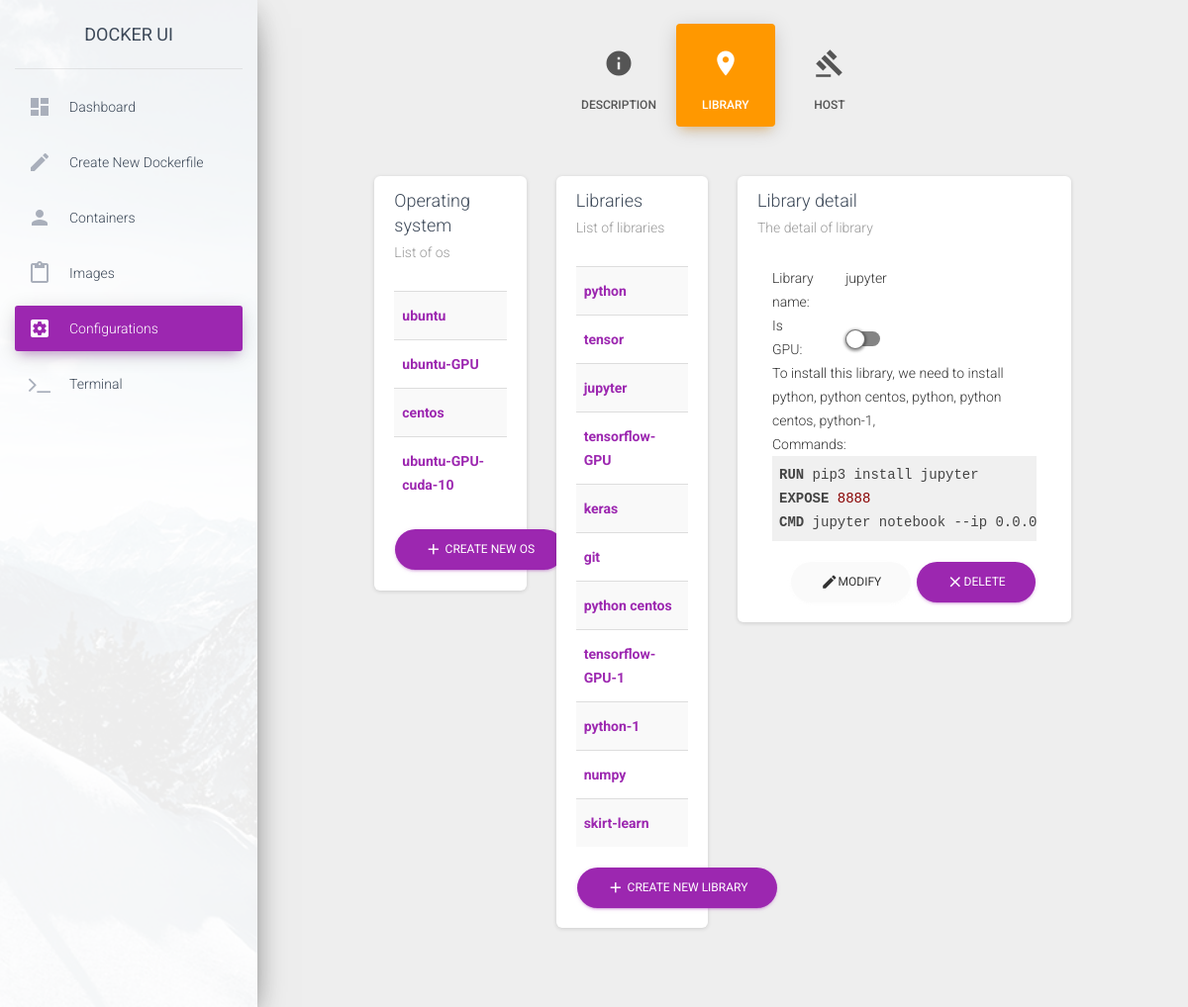
The page /src/html/src/Configuration.php?library-id=6 (signed in) on the database as committed earlier.
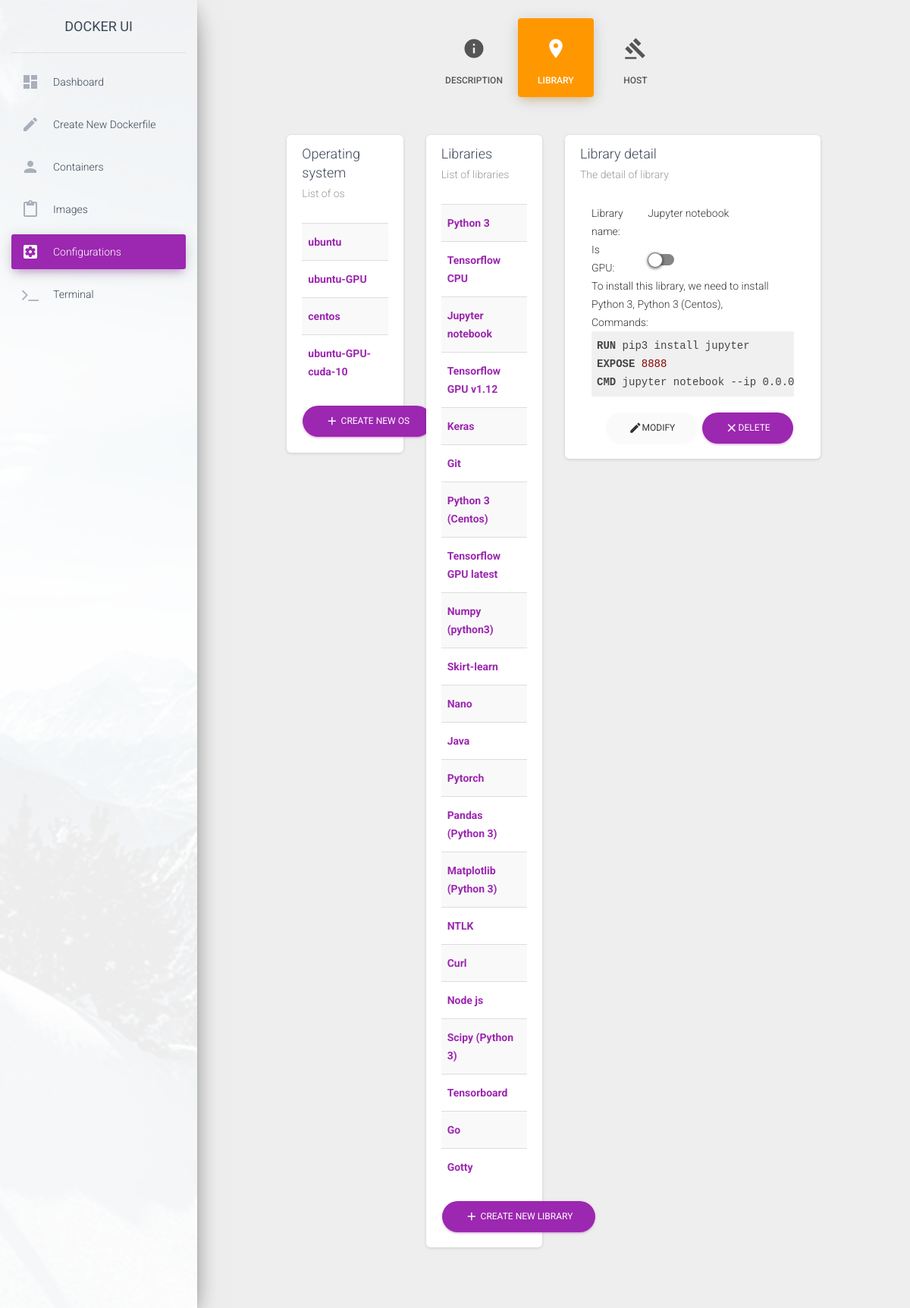
The same page on the database as committed later.
### tables this page shows
CREATE TABLE library (
    id INTEGER PRIMARY KEY AUTOINCREMENT,
    name TEXT NOT NULL UNIQUE,
    isGPU BOOLEAN NOT NULL
);

### src/model/LibraryModel.php (called while the page is built, shortened)
<?php
    class LibraryModel {
        private $id;
        private $name;
        private $parentLibraries;
        public function getId()
        {
            return $this->id;
        }
        public function setId($id): void
        {
            $this->id = $id;
        }
        public function getName()
        {
            return $this->name;
        }
        public function setName($name): void
        {
            $this->name = $name;
        }
        public function getParentLibraries()
        {
            return $this->parentLibraries;
        }
        public function setParentLibraries($parentLibraries): void
        {
            $this->parentLibraries = $parentLibraries;
        }
        public function addParentLibrary(self $parentLibrary) {
            array_push($this->parentLibraries, $parentLibrary);
        }
    }
?>

### src/dao/LibraryDao.php (called while the page is built, shortened)
<?php
    class LibraryDao{
        function getAll() :array {
            $db = new Database();
            $sqlQuery = "SELECT * FROM library";
            $ret = $db->query($sqlQuery);
            $result = [];
            while($row = $ret->fetchArray(SQLITE3_ASSOC) ) {
               array_push($result, new LibraryEntity($row['id'], $row['name'], $row['isGPU']));
            }
            return $result;
        }
    }
?>

### src/service/LibraryService.php (called while the page is built, shortened)
<?php
    include_once(__DIR__.'/../dao/LibraryDao.php');
    include_once(__DIR__.'/../model/LibraryModel.php');
    class LibraryService {
        private $libraryDao;
        private $dependenceDao;
        function __construct(){
            $this->libraryDao = new LibraryDao();
            $this->dependenceDao = new DependenceDao();
        }
        public function getAllImageModelsMapById() {
            $libraryEntities = $this->libraryDao->getAll();
            $libraryModelMapById = array();
            foreach ($libraryEntities as $libraryEntity) {
                $libraryModelMapById[$libraryEntity->getId()] = LibraryModel::fromEntity($libraryEntity);
            }
            $dependences = $this->dependenceDao->getAll();
            foreach ($dependences as $dependence) {
                $libraryModelMapById[$dependence->getLibraryId()]->addParentLibrary($libraryModelMapById[$dependence->getParentLibraryId()]);
                $libraryModelMapById[$dependence->getParentLibraryId()]->addChildLibrary($libraryModelMapById[$dependence->getLibraryId()]);
            }
            return $libraryModelMapById;
        }
    }
?>

### src/html/src/library/LibraryPage.php (the view, shortened to what the changed rows need)
<?php
    include_once (__DIR__."/../../../service/LibraryService.php");
    $libraryService = new LibraryService();
    $GLOBALS['libraries'] = $libraryService->getAllImageModelsMapById();
?>
<div class="col-md-10 ml-auto mr-auto">
    <div class="row">
        <div class="col-md-3">
            <div class="card">
                <div class="card-body">
                    <table class="table table-striped table-hover">
                        <tbody>
                            <?php
                                foreach ($GLOBALS['libraries'] as $library) {
                                    if (!$library->isOS()) {
                                        continue;
                                    }
                                    echo "<tr>";
                                    echo "<th><a href='./Configuration.php?library-id=". $library->getId()."'>".$library->getName()."</a></th>";
                                    echo "</tr>";
                                }
                            ?>
                        </tbody>
                    </table>
                </div>
            </div>
        </div>
        <div class="col-md-3">
            <div class="card">
                <div class="card-body">
                    <table class="table table-striped table-hover">
                        <tbody>
                            <?php
                                foreach ($GLOBALS['libraries'] as $library) {
                                    if ($library->isOS()) {
                                        continue;
                                    }
                                    echo "<tr>";
                                    echo "<th><a href='./Configuration.php?library-id=". $library->getId()."'>".$library->getName()."</th>";
                                    echo "</tr>";
                                }
                            ?>
                        </tbody>
                    </table>
                </div>
            </div>
        </div>
        <div class="col-md-6">
            <div class="card">
                <div class="card-body">
                    <?php
                        if (isset($_GET['library-id'])) {
                            include_once ("LibraryDetail.php");
                        }
                    ?>
                </div>
            </div>
        </div>
    </div>
</div>

### src/html/src/library/LibraryDetail.php (shortened to what the changed rows need)
<div class="col-md-12 ml-auto mr-auto">
    <div class="row">
        <div class="col-md-3">Library name:</div>
        <div class="col-md-9">
            <div class="library" name="library-name">
                <?php echo $GLOBALS['library-detail']->getName(); ?>
            </div>
        </div>
    </div>
    <div class="row">
        <div class="col-md-3" style="margin: auto">Is GPU:</div>
        <div class="col-md-9">
            <div class="togglebutton" style="margin-top: 12px">
                <label>
                    <input type="checkbox" <?php if ($GLOBALS['library-detail']->getIsGPU()) echo "checked"; ?> name="is-gpu"><span class="toggle disabled"></span>
                </label>
            </div>
        </div>
    </div>
    <div class="row">
        <div class="col-md-12">
        To install this library, we need to install
        <?php
            foreach ($GLOBALS['library-detail']->getParentLibraries() as $library) {
                echo $library->getName().", ";
            }
        ?>
        </div>
    </div>
    <div class="row">
        <div class="col-md-12">
        Commands:
        </div>
    </div>
    <div class="row">
        <div class="col-md-12">
            <pre>
                <?php
                    echo "<code class=\"docker\">";
                    echo "</code>";
                ?>
            </pre>
        </div>
    </div>
    <div class="text-right">
        <button type="button" class="btn btn-secondary btn-round" onclick="editLibrary('<?php echo $GLOBALS['library-detail']->getId();?>')">
            <i class="material-icons">edit</i>Modify
        </button>
        <button type="button" class="btn btn-primary btn-round" onclick="removeLibrary('<?php echo $GLOBALS['library-detail']->getId();?>')">
            <i class="material-icons">close</i>Delete
        </button>
    </div>
</div>

Rows that differ between the two databases and show on the page:
no longer on one of the page's lists (row edited): library: name "python"
no longer on one of the page's lists (row edited): library: name "python centos"
removed library: name "python-1"
changed library: name "python" → "Python 3"
changed library: name "tensor" → "Tensorflow CPU"
changed library: name "jupyter" → "Jupyter notebook"
changed library: name "tensorflow-GPU" → "Tensorflow GPU v1.12"
changed library: name "keras" → "Keras"
changed library: name "git" → "Git"
changed library: name "python centos" → "Python 3 (Centos)"
changed library: name "tensorflow-GPU-1" → "Tensorflow GPU latest"
changed library: name "numpy" → "Numpy (python3)"
changed library: name "skirt-learn" → "Skirt-learn"
added library: name "Nano", shown under "Libraries"
added library: name "Java", shown under "Libraries"
added library: name "Pytorch", shown under "Libraries"
added library: name "Pandas (Python 3)", shown under "Libraries"
added library: name "Matplotlib (Python 3)", shown under "Libraries"
added library: name "NTLK", shown under "Libraries"
added library: name "Curl", shown under "Libraries"
added library: name "Node js", shown under "Libraries"
added library: name "Scipy (Python 3)", shown under "Libraries"
added library: name "Tensorboard", shown under "Libraries"
added library: name "Go", shown under "Libraries"
added library: name "Gotty", shown under "Libraries"
